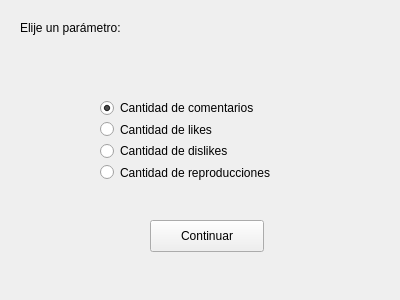
<?xml version="1.0" encoding="UTF-8"?>
<ui version="4.0">
 <class>Form</class>
 <widget class="QWidget" name="Form">
  <property name="geometry">
   <rect>
    <x>0</x>
    <y>0</y>
    <width>400</width>
    <height>300</height>
   </rect>
  </property>
  <property name="windowTitle">
   <string>Form</string>
  </property>
  <widget class="QLabel" name="label">
   <property name="geometry">
    <rect>
     <x>20</x>
     <y>20</y>
     <width>211</width>
     <height>16</height>
    </rect>
   </property>
   <property name="text">
    <string>Elije un parámetro:</string>
   </property>
  </widget>
  <widget class="QWidget" name="verticalLayoutWidget">
   <property name="geometry">
    <rect>
     <x>100</x>
     <y>100</y>
     <width>204</width>
     <height>80</height>
    </rect>
   </property>
   <layout class="QVBoxLayout" name="verticalLayout">
    <item>
     <widget class="QRadioButton" name="radioButton">
      <property name="text">
       <string>Cantidad de comentarios</string>
      </property>
      <property name="checked">
       <bool>true</bool>
      </property>
     </widget>
    </item>
    <item>
     <widget class="QRadioButton" name="radioButton_2">
      <property name="text">
       <string>Cantidad de likes</string>
      </property>
     </widget>
    </item>
    <item>
     <widget class="QRadioButton" name="radioButton_3">
      <property name="text">
       <string>Cantidad de dislikes</string>
      </property>
     </widget>
    </item>
    <item>
     <widget class="QRadioButton" name="radioButton_4">
      <property name="text">
       <string>Cantidad de reproducciones</string>
      </property>
     </widget>
    </item>
   </layout>
  </widget>
  <widget class="QPushButton" name="pushButton">
   <property name="geometry">
    <rect>
     <x>150</x>
     <y>220</y>
     <width>114</width>
     <height>32</height>
    </rect>
   </property>
   <property name="text">
    <string>Continuar</string>
   </property>
  </widget>
 </widget>
 <resources/>
 <connections/>
</ui>
